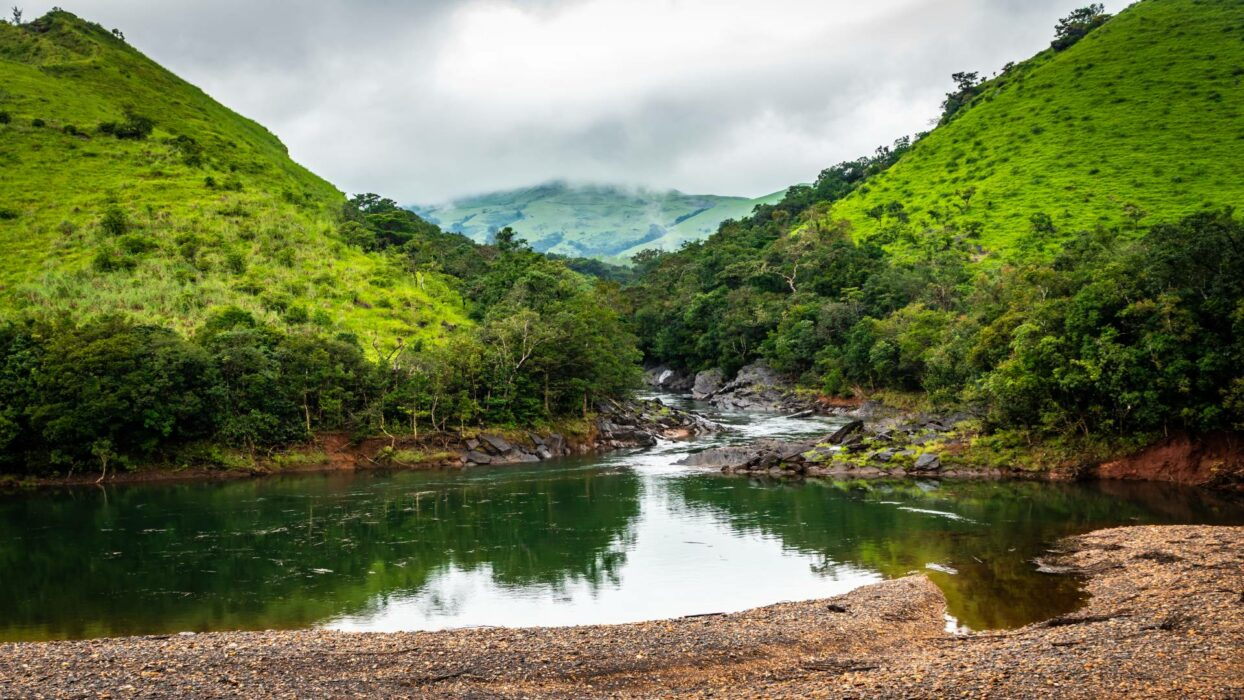
#> input picture sample-image.jpg, 1244 x 700 px
$ jupyter execute 06-dilation.ipynb
#> lines starting #> are read from the running program, lines starting #| are printed output that depends on the picture; after the words box and inside, x2 and y2 are one past the last pixel; in counts of white or black regions, pixels touching at a corner belong together
[cell 1]
import cv2
import numpy as np
import matplotlib.pyplot as plt

image = cv2.imread('sample-image.jpg', 0)
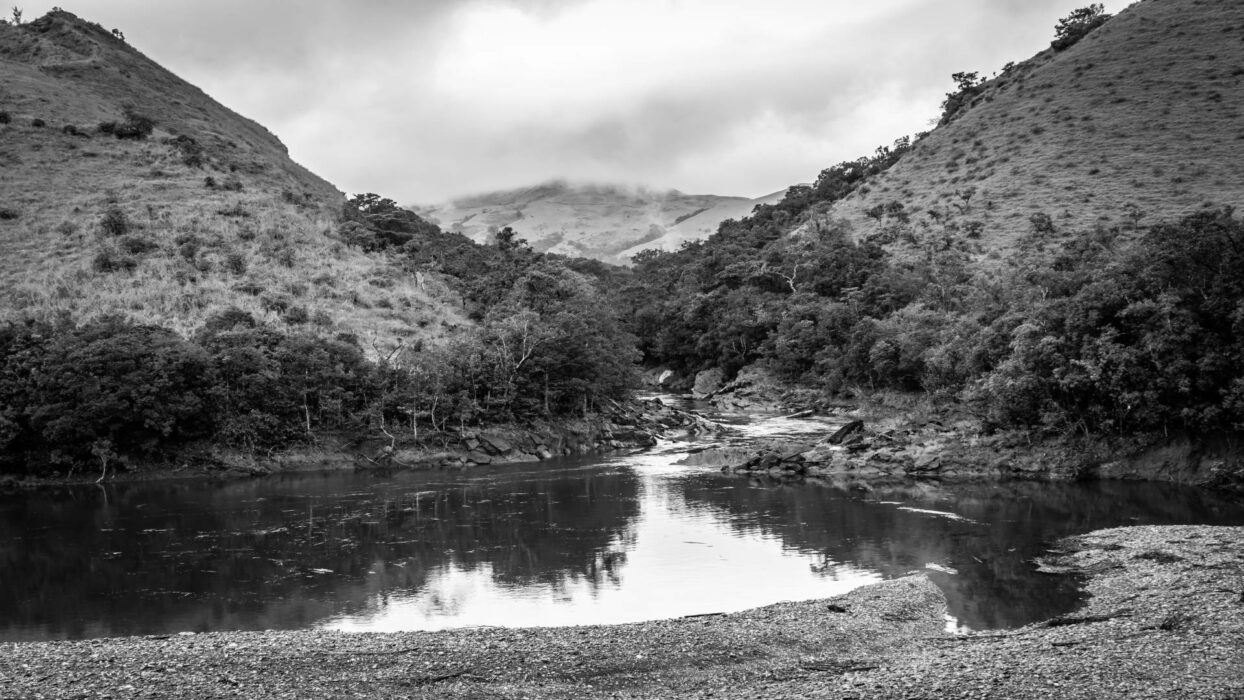
#> image: shape (700, 1244); min 0, max 255, mean 112
_, binary = cv2.threshold(image, 127, 255, cv2.THRESH_BINARY)
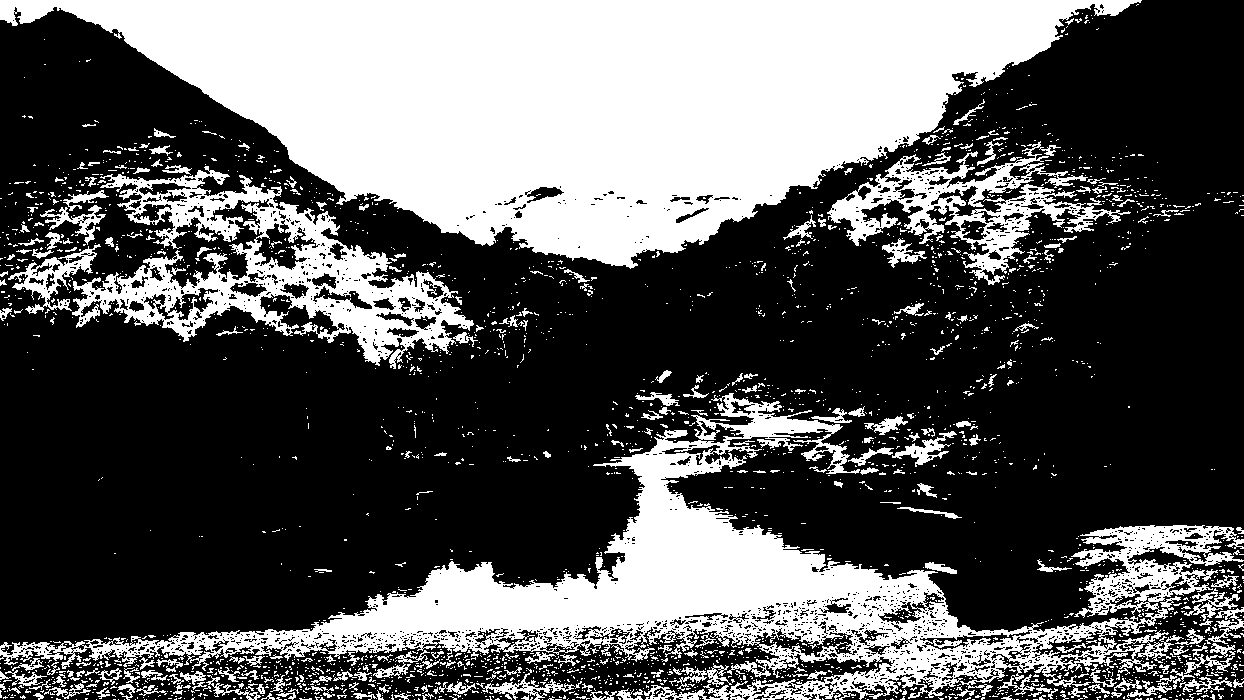
#> binary: shape (700, 1244); 35.9% white; 2890 white regions (2604 under 20 px), largest, box (x1, y1, x2, y2) and area: (0, 0, 1142, 269) 164232, (0, 393, 1244, 700) 80247, (72, 166, 474, 369) 24896
kernel = np.ones((5, 5), np.uint8)

dilate = cv2.dilate(binary, kernel)
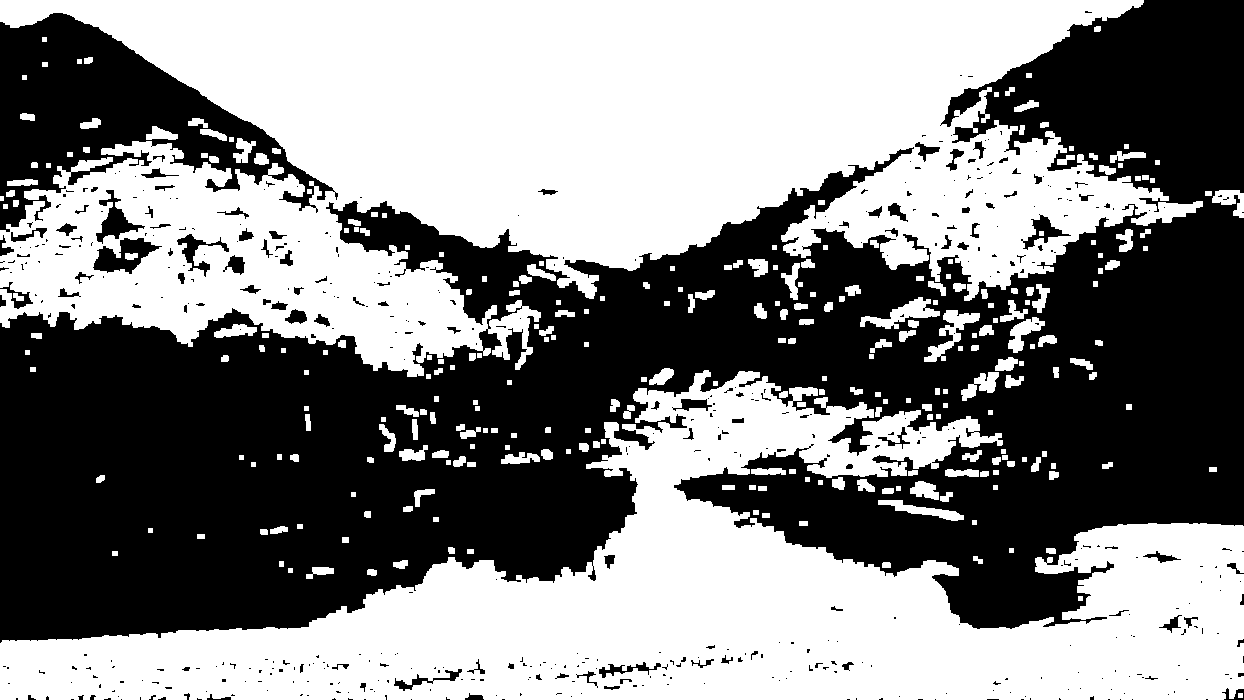
#> dilate: shape (700, 1244); 52.5% white; 520 black regions (405 under 20 px), largest, box (x1, y1, x2, y2) and area: (0, 0, 1244, 643) 371819, (0, 13, 338, 232) 29708, (93, 238, 162, 274) 1216
erode = cv2.erode(binary, kernel)
#> erode: shape (700, 1244); 22.9% white; 436 white regions (357 under 20 px), largest, box (x1, y1, x2, y2) and area: (0, 0, 1135, 265) 157069, (323, 455, 935, 644) 30734, (328, 302, 405, 360) 1178
open_ = cv2.morphologyEx(binary, cv2.MORPH_OPEN, kernel)
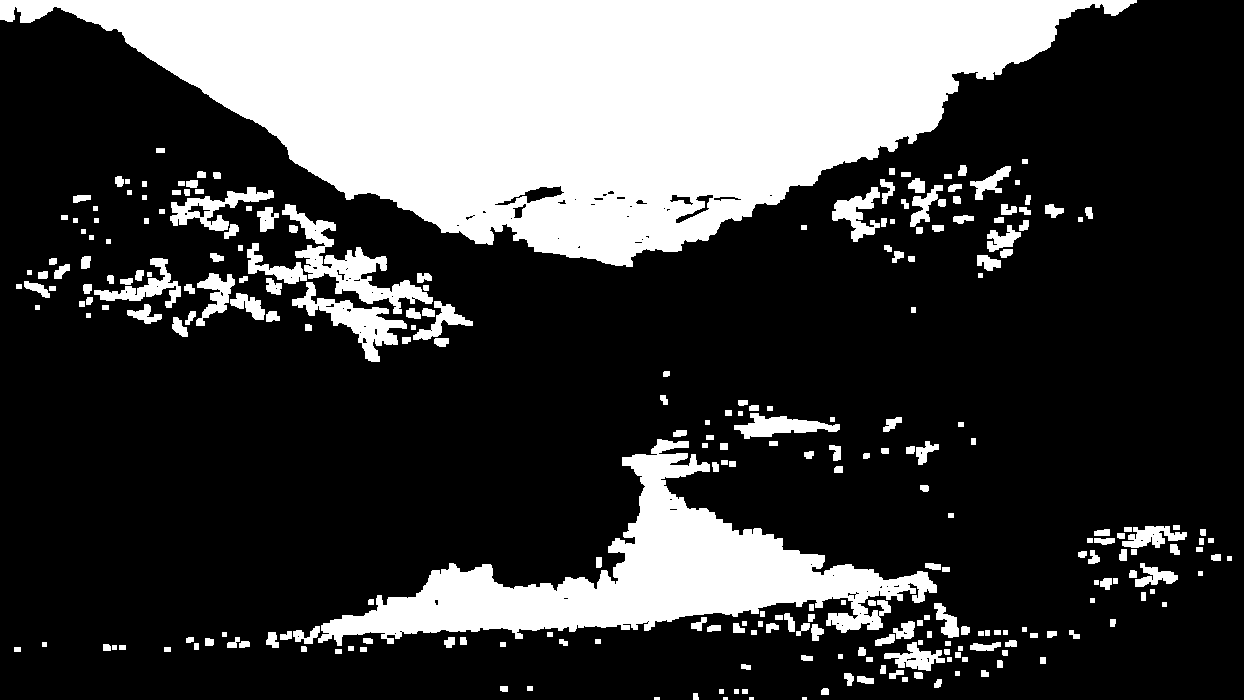
#> open_: shape (700, 1244); 27.1% white; 267 white regions (4 under 20 px), largest, box (x1, y1, x2, y2) and area: (0, 0, 1137, 267) 163073, (318, 439, 937, 646) 37985, (282, 204, 433, 314) 4128
close = cv2.morphologyEx(binary, cv2.MORPH_CLOSE, kernel)
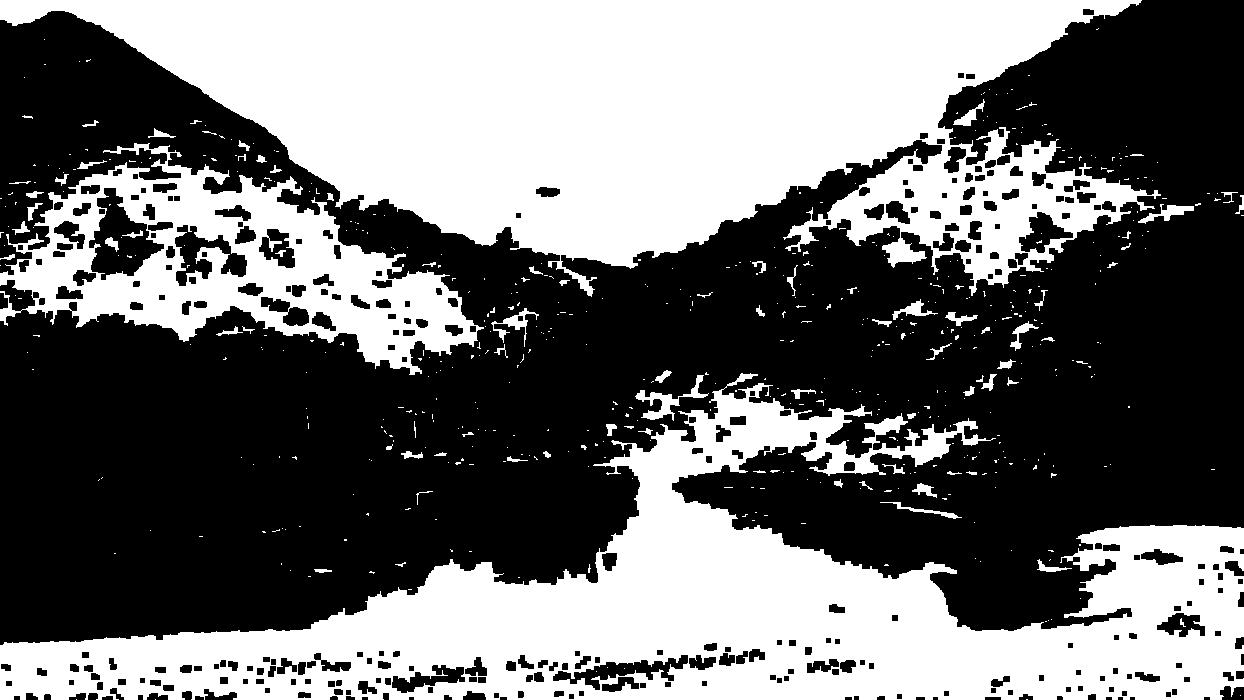
#> close: shape (700, 1244); 44.2% white; 566 white regions (483 under 20 px), largest, box (x1, y1, x2, y2) and area: (0, 0, 1161, 297) 188212, (0, 373, 1244, 700) 146503, (0, 143, 484, 375) 41602

titles = ['Binary', 'Dilation', 'Erosion', 'Opening', 'Closing']
images = [binary, dilate, erode, open_, close]

plt.figure(figsize=(12, 6))
for i in range(5):
    plt.subplot(2, 3, i + 1)
    plt.imshow(images[i], cmap='gray')
    plt.title(titles[i])
    plt.axis('off')

plt.tight_layout()
plt.show()
